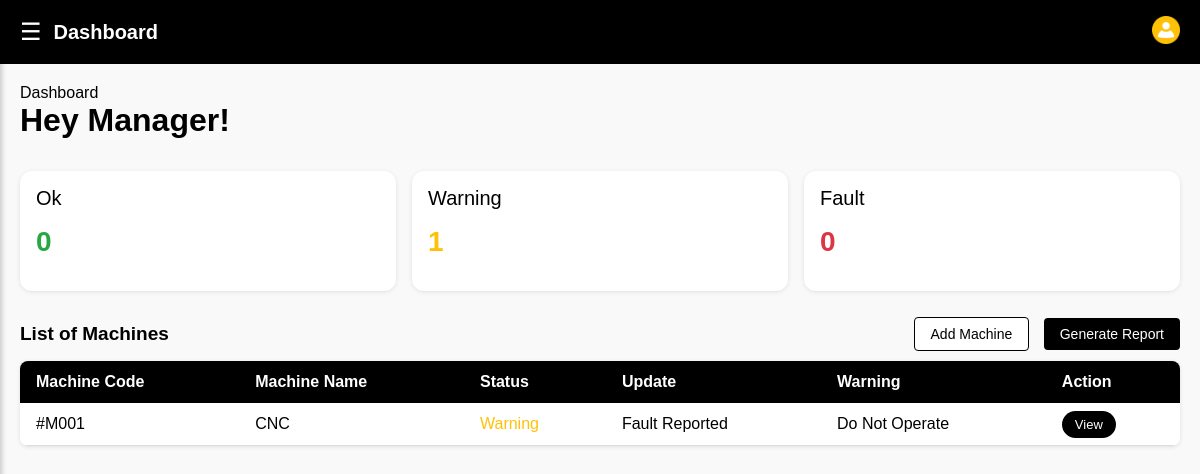
The page /manager/ (signed in) on the database its author committed.
### core/models.py (models this page shows, shortened)
class Machine(models.Model):
    STATUS_CHOICES = (
        ('ok', 'OK'),
        ('warning', 'Warning'),
        ('fault', 'Fault'),
    )
    code = models.CharField(max_length=10, unique=True)
    name = models.CharField(max_length=100)
    description = models.TextField()
    status = models.CharField(max_length=20, choices=STATUS_CHOICES, default='ok')
    update_text = models.CharField(max_length=255, default='Working Fine')
    warning_text = models.CharField(max_length=255, blank=True, null=True)
    image = models.ImageField(upload_to='machines/', blank=True, null=True)
    created_at = models.DateTimeField(auto_now_add=True)
    updated_at = models.DateTimeField(auto_now=True)

### core/views.py (the view)
# urls.py: path('manager/', views.manager_dashboard, name='manager'),
@login_required
@user_passes_test(is_manager)
def manager_dashboard(request):
    status_counts = Machine.objects.values('status').annotate(count=Count('status'))
    status_dict = {item['status']: item['count'] for item in status_counts}
    machines = Machine.objects.all().order_by('code')
    context = {
        'ok_count': status_dict.get('ok', 0),
        'warning_count': status_dict.get('warning', 0),
        'fault_count': status_dict.get('fault', 0),
        'machines': machines,
    }
    return render(request, 'core/manager-dashboard.html', context)

### core/views.py (called while the page is built)
def is_manager(user):
    return user.is_authenticated and user.user_type == 'manager'

### core/templates/core/manager-dashboard.html (shortened to what this page needs)
{% extends 'core/base.html' %}
{% load static %}
{% block extra_css %}<link rel="stylesheet" href="{% static 'css/manager.css' %}">{% endblock %}
{% block content %}
{% include 'core/navbar.html' %}
{% block navbar_title %}Dashboard{% endblock %}
<h1>Hey Manager!</h1>
<div class="Statustile">
    <div class="card"><div class="status">Ok</div><div class="workingfine"><h1>{{ ok_count }}</h1></div></div>
    <div class="card"><div class="status">Warning</div><div class="inwarning"><h1>{{ warning_count }}</h1></div></div>
    <div class="card"><div class="status">Fault</div><div class="underfault"><h1>{{ fault_count }}</h1></div></div>
</div>
<div class="listofmachines">
    <h2>List of Machines</h2>
    <div>
        <a href="{% url 'add-machine' %}" class="addmachine" style="margin-right: 10px;">Add Machine</a>
        <a href="{% url 'generate-report' %}" class="generatebutton">Generate Report</a>
    </div>
</div>
<table>
    <thead>
        <tr><th>Machine Code</th><th>Machine Name</th><th>Status</th><th>Update</th><th>Warning</th><th>Action</th></tr>
    </thead>
    <tbody>
        {% for machine in machines %}
        <tr>
            <td>#{{ machine.code }}</td>
            <td>{{ machine.name }}</td>
            <td class="{{ machine.status }}">{{ machine.get_status_display }}</td>
            <td>{{ machine.update_text }}</td>
            <td>{{ machine.warning_text|default:"None" }}</td>
            <td><a href="{% url 'machine-detail' machine_id=machine.id %}" class="viewbutton">View</a></td>
        </tr>
        {% empty %}
        <tr>
            <td colspan="6" style="text-align: center;">No machines found. Please add machines to the system.</td>
        </tr>
        {% endfor %}
    </tbody>
</table>
{% endblock %}

### core/static/css/theme.css (style rules this page uses)
* { margin: 0; padding: 0; box-sizing: border-box; }
body { font-family: 'Poppins', sans-serif; background-color: #f9f9f9; color: #000; padding-top: 64px; }

### core/static/css/manager.css (style rules this page uses)
.Statustile { display: flex; gap: 16px; margin-bottom: 32px; margin-top: 32px; }
.card { flex: 1; background-color: #ffffff; border-radius: 12px; box-shadow: 0 1px 4px rgba(0, 0, 0, 0.1); padding: 16px; height: 120px; }
.status { font-size: 20px; margin-bottom: 16px; color: #000000; }
.card h1 { font-size: 28px; }
.workingfine { color: #28a745; }
.inwarning { color: #ffc107; }
.underfault { color: #dc3545; }
.listofmachines { display: flex; align-items: center; justify-content: space-between; margin-bottom: 16px; }
.listofmachines h2 { font-size: 19px; }
.generatebutton { background-color: #000000; color: #fff; border: none; padding: 8px 16px; border-radius: 4px; cursor: pointer; font-size: 14px; text-decoration: none; }
.addmachine { background-color: #ffffff; color: #000000; border: solid 1px; padding: 8px 16px; border-radius: 4px; cursor: pointer; font-size: 14px; text-decoration: none; }
table { width: 100%; border-collapse: collapse; background-color: #ffffff; border-radius: 8px; overflow: hidden; box-shadow: 0 1px 4px rgba(0, 0, 0, 0.1); }
thead { background-color: #f1f1f1; }
th { font-weight: 600; color: #fff; background-color: #000000; text-align: left; padding: 12px 16px; }
td { text-align: left; padding: 12px 16px; border-bottom: 1px solid #ddd; }
.warning { color: #ffc107; }
.viewbutton { background-color: #000000; color: #fff; border: none; padding: 6px 13px; border-radius: 24px; cursor: pointer; font-size: 13px; text-decoration: none; }

### rows shown on the page
Machine: code "M001", name "CNC", status "Warning", update_text "Fault Reported", warning_text "Do Not Operate"

### other values the page prints
{{ navbar_title|default:"Dashboard" }} "Dashboard"
{{ ok_count }} "0"
{{ warning_count }} "1"
{{ fault_count }} "0"
